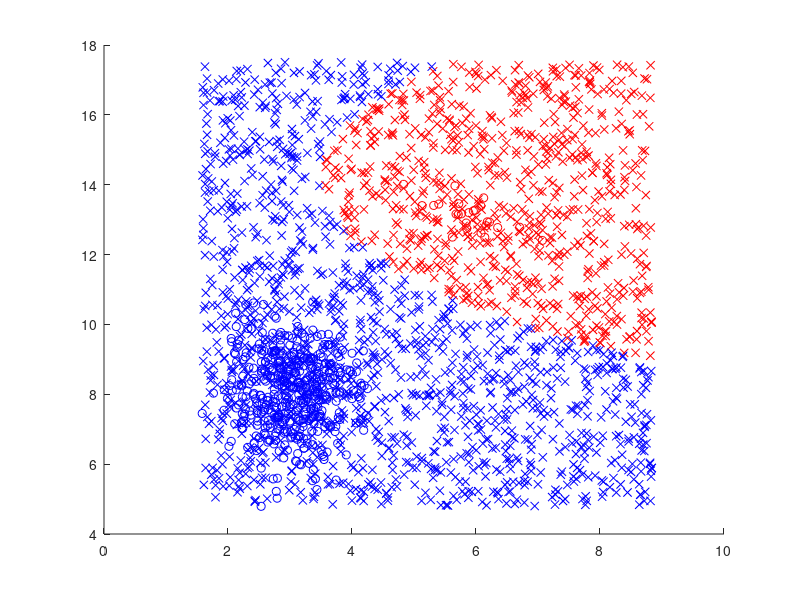

MATLAB code for this plot:
clear all; close all;
%% Load the data
load cbt2data;

disease_train = diseased(:,:)'; % training data for class diseased (size 25)
healthy_train = healthy(:,:)'; % training data for class healthy (size 475)
newpts_test = newpts(:, :); % test data (without label)
N = size(newpts_test,2); %number of new data points 

classPrior_D = 25/500;  %Class Prior for diseased
classPrior_H = 475/500; %Class Prior for healthy
%%
class_meanD = (mean(disease_train))'; % class-wise & attribute-wise mean for diseased
class_varD = cov(disease_train);      % class-wise & attribute-wise variance for diseased

class_meanH = (mean(healthy_train))'; % class-wise & attribute-wise mean for healthy
class_varH = cov(healthy_train);      % class-wise & attribute-wise variance for healthy
%% 2.1 Maximum A Posteriori estimate (with Naive assumption)
sigma_D = diag(diag(class_varD));
 % the class conditional likelihood w.r.t. "disease" for the patient c.
for c = 1:N     
    diff_D = newpts_test(:,c)-class_meanD;
    M_D_naive(c) = (1/sqrt((2*pi)^2 * det(sigma_D)))*exp(-0.5*diff_D'*inv(sigma_D)*diff_D)* classPrior_D;
end

sigma_H = diag(diag(class_varH));
 % the class conditional likelihood w.r.t. "healthy" for the patient c.
for c = 1:N
    diff_H = newpts_test(:,c)-class_meanH;
    M_H_naive(c) = (1/sqrt((2*pi)^2 * det(sigma_H)))*exp(-0.5*diff_H'*inv(sigma_H)*diff_H)* classPrior_H;
end

for c = 1:N
	if M_D_naive(c) >= M_H_naive(c)
		prediction_MPnaive(c) = 1; %label diseased
	else
		prediction_MPnaive(c) = 0; %label health
	end
end
%% 2.1 Plot the data and predictions
color_train = {'ro','bo'};
color_test = {'rx','bx'};
figure(1);
hold on
for c = 1:N
    if prediction_MPnaive(c) == 1;
        plot(newpts_test(1,c), newpts_test(2,c), color_test{1});
    else
        plot(newpts_test(1,c), newpts_test(2,c), color_test{2});
    end
end

sum(prediction_MPnaive == 1)
sum(prediction_MPnaive == 0)

for d = 1:25
    plot(disease_train(d,1), disease_train(d,2), color_train{1});
end

for h = 1:475
    plot(healthy_train(h,1), healthy_train(h,2), color_train{2});
end